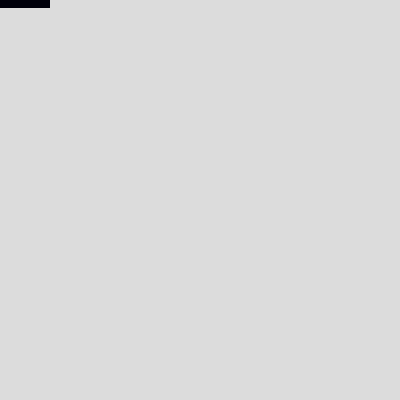
Frame 1 (no input)
Frame 60 (no input): identical to frame 1, image omitted
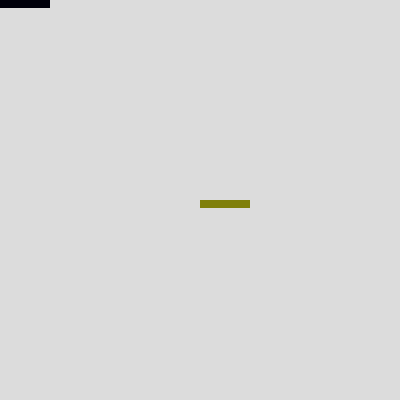
Frame 120 (the mouse pressed at the canvas centre since frame 60)

The p5.js sketch that drew these frames (run headless with seeded random() and noise() and a simulated clock; from frame 60 on, the mouse is pressed at the canvas centre):

// p5.js sketch
// ── sketch.js
function setup() {
  createCanvas(400, 400);
    background(220);
}

function draw() {

  for (x = 0; x < width; x += 10) {
  for (y = 0; y < height; y += 10) {
      sa = map(mouseX,0,width,0,255)
      sb = map(mouseY,0,height,0,255)
    // stroke()
    noStroke()
  fill(sa,sb,10)
  rect(mouseX,mouseY,50,8)
  }
    // console.log(x,c)
  }


}
